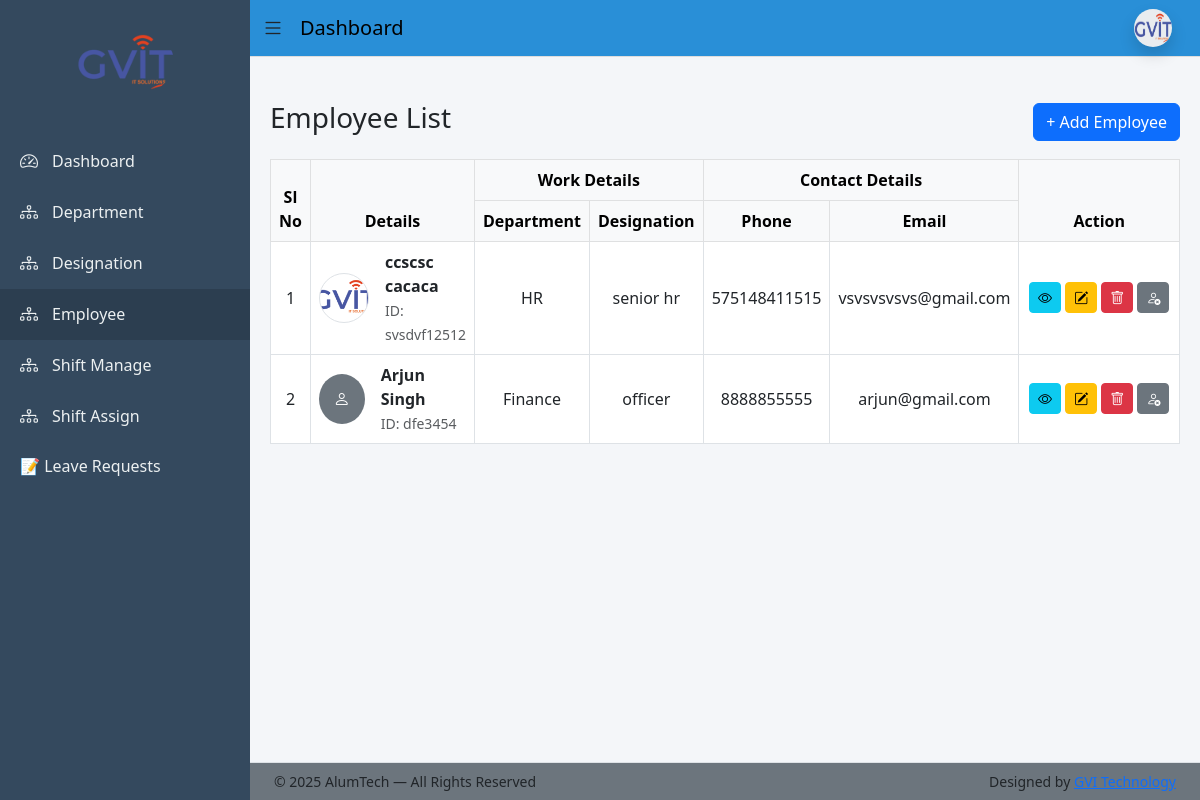
Page /employee/ (signed in) on the earlier database version.
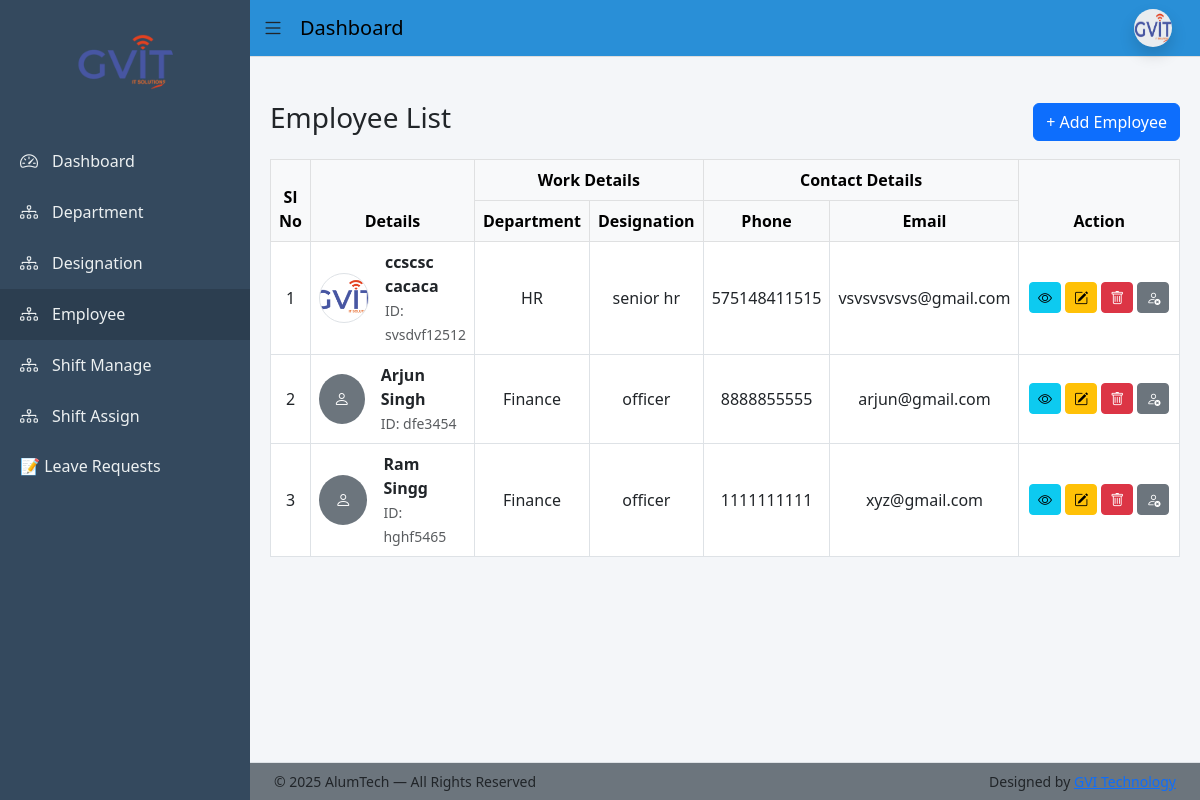
Same page on the later database version.
### app/models.py (models this page shows, shortened)
class Employee(models.Model):
    BLOOD_GROUP_CHOICES = [
        ('A+', 'A+'), ('A-', 'A-'),
        ('B+', 'B+'), ('B-', 'B-'),
        ('O+', 'O+'), ('O-', 'O-'),
        ('AB+', 'AB+'), ('AB-', 'AB-'),
    ]
    BACHELOR_CHOICES = [
        ('BCom', 'B.Com'),
        ('BSc', 'B.Sc'),
        ('BA', 'B.A'),
        ('BTech', 'B.Tech'),
    ]
    MASTER_CHOICES = [
        ('MCom', 'M.Com'),
        ('MSc', 'M.Sc'),
        ('MA', 'M.A'),
        ('MTech', 'M.Tech'),
    ]
    first_name = models.CharField(max_length=50)
    middle_name = models.CharField(max_length=50, blank=True)
    last_name = models.CharField(max_length=50)
    gender = models.CharField(max_length=10,choices=[('Male','Male'),('Female','Female'),('Other','Other')])
    blood_group = models.CharField(max_length=10, choices=BLOOD_GROUP_CHOICES, blank=True, null=True)
    date_of_birth = models.DateField(null=True, blank=True)
    father_name = models.CharField(max_length=100, blank=True)
    mother_name = models.CharField(max_length=100, blank=True)
    user = models.OneToOneField(User, on_delete=models.CASCADE, null=True, blank=True, related_name='employee_profile')
    email = models.EmailField(unique=True)
    contact_no = models.CharField(max_length=15)
    emergency_contact = models.CharField(max_length=15)
    address = models.TextField(blank=True, null=True)
    permanent_address = models.TextField(blank=True, null=True)
    bachelor_degree = models.CharField(max_length=10, choices=BACHELOR_CHOICES, blank=True, null=True)
    master_degree = models.CharField(max_length=10, choices=MASTER_CHOICES, blank=True, null=True)
    employee_id = models.CharField(max_length=20, unique=True)
    department = models.ForeignKey(Department, on_delete=models.PROTECT)
    designation = models.ForeignKey(Designation, on_delete=models.PROTECT)
    date_of_joining = models.DateField(blank=True, null=True)
    photo = models.ImageField(upload_to='employees/', blank=True, null=True)
    pan_no = models.CharField(max_length=10,blank=True,null=True)
    Aadhar_no = models.CharField(max_length=12,blank=True,null=True)
    Bank_name = models.CharField(max_length=50,blank=True,null=True)
    acc_no = models.CharField(max_length=15,blank=True,null=True)
    ifsc_no = models.CharField(max_length=15,blank=True,null=True)
    branch_name = models.CharField(max_length=50,blank=True,null=True)
    is_active = models.BooleanField(default=True)
    created_at = models.DateTimeField(auto_now_add=True)
    generated_at = models.DateField(blank=True, null=True)
    created_by = models.ForeignKey(User, on_delete=models.SET_NULL, null=True, blank=True, related_name='created_employees')
    def full_name(self):
        return f"{self.first_name} {self.middle_name} {self.last_name}".strip()

class Department(models.Model):
    name = models.CharField(max_length=100, unique=True)
    description = models.TextField(blank=True)

class Designation(models.Model):
    department = models.ForeignKey(Department, on_delete=models.CASCADE)
    name = models.CharField(max_length=100)

### app/views.py (the view)
# urls.py: path('employee/', views.employee_list, name='employee_list'),
@login_required(login_url='login')
def employee_list(request):
    return render(request, 'employee/employee_list.html', {
        'employees': Employee.objects.select_related('department', 'designation')
    })

### templates/employee/employee_list.html (shortened to what this page needs)
{% extends 'base_dashboard.html' %}
{% block content %}
<div class="d-flex justify-content-between align-items-center mb-3">
  <h3>Employee List</h3>
  <a href="{% url 'employee_add' %}" class="btn btn-primary">
    + Add Employee
  </a>
</div>
<div class="table-responsive">
  <table class="table table-bordered align-middle text-center">
    <thead class="table-light">
      <tr>
        <th rowspan="2">Sl No</th>
        <th rowspan="2">Details</th>
        <th colspan="2">Work Details</th>
        <th colspan="2">Contact Details</th>
        <th rowspan="2" style="width:200px">Action</th>
      </tr>
      <tr>
        <th>Department</th>
        <th>Designation</th>
        <th>Phone</th>
        <th>Email</th>
      </tr>
    </thead>
    <tbody>
      {% for emp in employees %}
      <tr>
        <td>{{ forloop.counter }}</td>
        <td class="text-start">
          <div class="d-flex align-items-center gap-3">
            {% if emp.photo %}
              <img src="{{ emp.photo.url }}"
                   class="rounded-circle border"
                   width="50" height="50"
                   style="object-fit:cover;">
            {% else %}
              <div class="rounded-circle bg-secondary text-white d-flex
                          align-items-center justify-content-center"
                   style="width:50px;height:50px;">
                <i class="bi bi-person"></i>
              </div>
            {% endif %}
            <div>
              <strong>{{ emp.full_name }}</strong><br>
              <small class="text-muted">ID: {{ emp.employee_id }}</small>
            </div>
          </div>
        </td>
        <td>{{ emp.department.name }}</td>
        <td>{{ emp.designation.name }}</td>
        <td>{{ emp.contact_no }}</td>
        <td>{{ emp.email }}</td>
        <td class="text-nowrap">
  <a
    href="{% url 'employee_view' emp.id %}"
    class="btn btn-info btn-sm"
    title="View"
  >
    <i class="bi bi-eye"></i>
  </a>
  <a
    href="{% url 'employee_edit' emp.id %}"
    class="btn btn-warning btn-sm"
    title="Edit"
  >
    <i class="bi bi-pencil-square"></i>
  </a>
  <a
    href="{% url 'employee_delete' emp.id %}"
    class="btn btn-danger btn-sm"
    title="Delete"
    onclick="return confirm('Delete this employee?');"
  >
    <i class="bi bi-trash"></i>
  </a>
  <a
    href="{% url 'employee_toggle_status' emp.id %}"
    class="btn btn-sm {% if emp.is_active %}btn-secondary{% else %}btn-success{% endif %}"
    title="{% if emp.is_active %}Deactivate{% else %}Activate{% endif %}"
  >
    {% if emp.is_active %}
      <i class="bi bi-person-x"></i>
    {% else %}
      <i class="bi bi-person-check"></i>
    {% endif %}
  </a>
</td>
      </tr>
      {% empty %}
      <tr>
        <td colspan="7" class="text-center text-muted">
          No employees found
        </td>
      </tr>
      {% endfor %}
    </tbody>
  </table>
</div>
{% endblock %}

Differences in the rows shown:
added Employee: full_name "Ram Singg", employee_id "hghf5465", department.name "Finance", designation.name "officer", contact_no "1111111111", email "xyz@gmail.com", is_active True (drawn)
